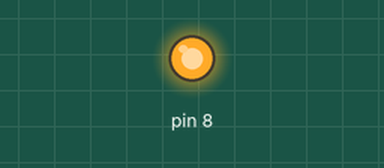
Recording of a sketch running on a simulated Arduino Uno, built with avr-gcc and run on an emulated ATmega328P. Shown: output pins drawn as LEDs (lit = HIGH).

Above: at 10.0 s.
At 30.0 s:
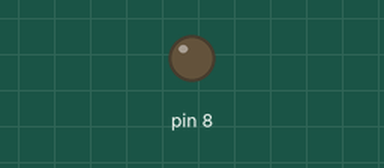
Timing chart, 0 to 52.0 s (numbered marks = the images above):
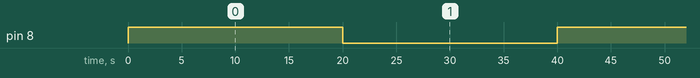

Measured:
- by itself, pin 8: alternates HIGH for 20.0 s and LOW for 20.0 s

The sketch:

sketch_apr13a.ino
```cpp
void setup() {
  // put your setup code here, to run once:
pinMode (8,OUTPUT);
}

void loop() {
  // put your main code here, to run repeatedly:
digitalWrite (8,HIGH);
delay(20000);
digitalWrite(8,LOW);
delay(20000);
}
```
